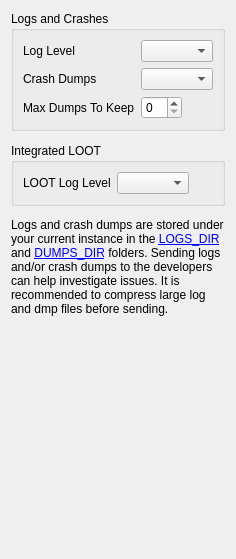
     <widget class="QWidget" name="diagnosticsTab">
      <attribute name="title">
       <string>Diagnostics</string>
      </attribute>
      <layout class="QVBoxLayout" name="verticalLayout_24">
       <property name="spacing">
        <number>12</number>
       </property>
       <item>
        <widget class="QGroupBox" name="groupBox_4">
         <property name="title">
          <string>Logs and Crashes</string>
         </property>
         <layout class="QFormLayout" name="formLayout_4">
          <property name="fieldGrowthPolicy">
           <enum>QFormLayout::FieldsStayAtSizeHint</enum>
          </property>
          <item row="0" column="0">
           <widget class="QLabel" name="label_12">
            <property name="text">
             <string>Log Level</string>
            </property>
           </widget>
          </item>
          <item row="0" column="1">
           <widget class="QComboBox" name="logLevelBox">
            <property name="toolTip">
             <string>Decides the amount of data printed to &quot;ModOrganizer.log&quot;</string>
            </property>
            <property name="whatsThis">
             <string>
                                    Decides the amount of data printed to &quot;ModOrganizer.log&quot;.
                                    &quot;Debug&quot; produces very useful information for finding problems. There is usually no noteworthy performance impact but the file may become rather large. If this is a problem you may prefer the &quot;Info&quot; level for regular use. On the &quot;Error&quot; level the log file usually remains empty.
                                </string>
            </property>
           </widget>
          </item>
          <item row="1" column="0">
           <widget class="QLabel" name="label_27">
            <property name="text">
             <string>Crash Dumps</string>
            </property>
           </widget>
          </item>
          <item row="1" column="1">
           <widget class="QComboBox" name="dumpsTypeBox">
            <property name="toolTip">
             <string>Decides which type of crash dumps are collected when injected processes crash.</string>
            </property>
            <property name="whatsThis">
             <string>
                                    Decides which type of crash dumps are collected when injected processes crash.
                                    &quot;None&quot; Disables the generation of crash dumps by MO.
                                    &quot;Mini&quot; Default level which generates small dumps (only stack traces).
                                    &quot;Data&quot; Much larger dumps with additional information which may be need (also data segments).
                                    &quot;Full&quot; Even larger dumps with a full memory dump of the process.
                                </string>
            </property>
           </widget>
          </item>
          <item row="2" column="0">
           <widget class="QLabel" name="label_28">
            <property name="text">
             <string>Max Dumps To Keep</string>
            </property>
           </widget>
          </item>
          <item row="2" column="1">
           <widget class="QSpinBox" name="dumpsMaxEdit">
            <property name="toolTip">
             <string>Maximum number of crash dumps to keep on disk. Use 0 for unlimited.</string>
            </property>
            <property name="whatsThis">
             <string>
                                    Maximum number of crash dumps to keep on disk. Use 0 for unlimited.
                                    Set &quot;Crash Dumps&quot; above to None to disable crash dump collection.
                                </string>
            </property>
           </widget>
          </item>
         </layout>
        </widget>
       </item>
       <item>
        <widget class="QGroupBox" name="groupBox_7">
         <property name="title">
          <string>Integrated LOOT</string>
         </property>
         <layout class="QFormLayout" name="formLayout_2">
          <property name="fieldGrowthPolicy">
           <enum>QFormLayout::FieldsStayAtSizeHint</enum>
          </property>
          <item row="0" column="0">
           <widget class="QLabel" name="label_32">
            <property name="text">
             <string>LOOT Log Level</string>
            </property>
           </widget>
          </item>
          <item row="0" column="1">
           <widget class="QComboBox" name="lootLogLevel"/>
          </item>
         </layout>
        </widget>
       </item>
       <item>
        <widget class="LinkLabel" name="diagnosticsExplainedLabel">
         <property name="toolTip">
          <string>Click a link to open the location</string>
         </property>
         <property name="text">
          <string>
                            Logs and crash dumps are stored under your current instance in the &lt;a href=&quot;LOGS_FULL_PATH&quot;&gt;LOGS_DIR&lt;/a&gt;
                            and &lt;a href=&quot;DUMPS_FULL_PATH&quot;&gt;DUMPS_DIR&lt;/a&gt; folders.
                            Sending logs and/or crash dumps to the developers can help investigate issues.
                            It is recommended to compress large log and dmp files before sending.
                        </string>
         </property>
         <property name="wordWrap">
          <bool>true</bool>
         </property>
         <property name="openExternalLinks">
          <bool>true</bool>
         </property>
        </widget>
       </item>
       <item>
        <spacer name="verticalSpacer_10">
         <property name="orientation">
          <enum>Qt::Vertical</enum>
         </property>
         <property name="sizeType">
          <enum>QSizePolicy::Expanding</enum>
         </property>
         <property name="sizeHint" stdset="0">
          <size>
           <width>20</width>
           <height>232</height>
          </size>
         </property>
        </spacer>
       </item>
      </layout>
     </widget>
